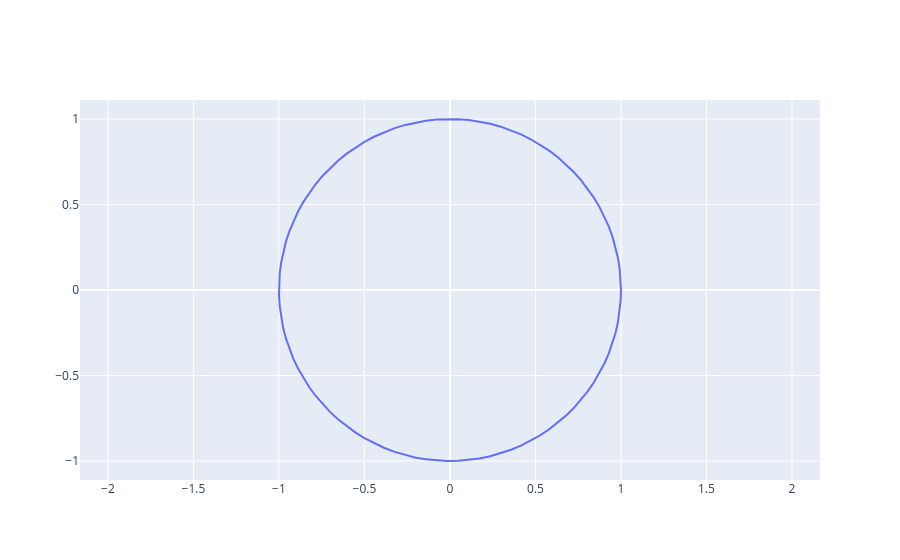

Notebook source saved alongside this figure:
### Code cell
import plotly.graph_objects as go
import numpy as np

# Create a set of points that lie on the circle
theta = np.linspace(0, 2*np.pi, 100)
x = np.cos(theta)
y = np.sin(theta)

# Create the plot
fig = go.Figure(data=go.Scatter(x=x, y=y, mode='lines'))

# Set the aspect ratio to equal so the circle doesn't look like an ellipse
fig.update_yaxes(
    scaleanchor = "x",
    scaleratio = 1,
)

fig.show()
